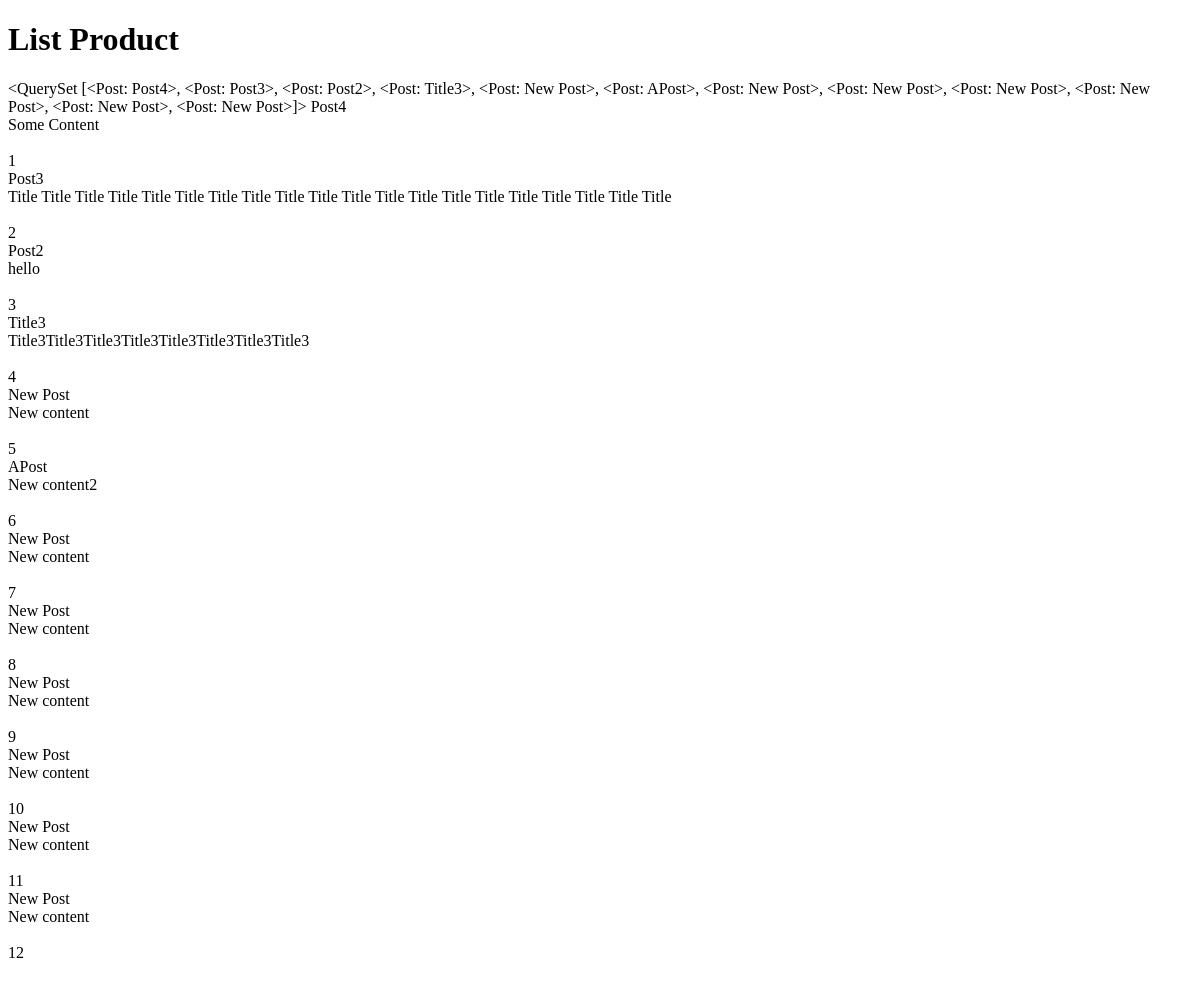
The app's page /posts/, older data.
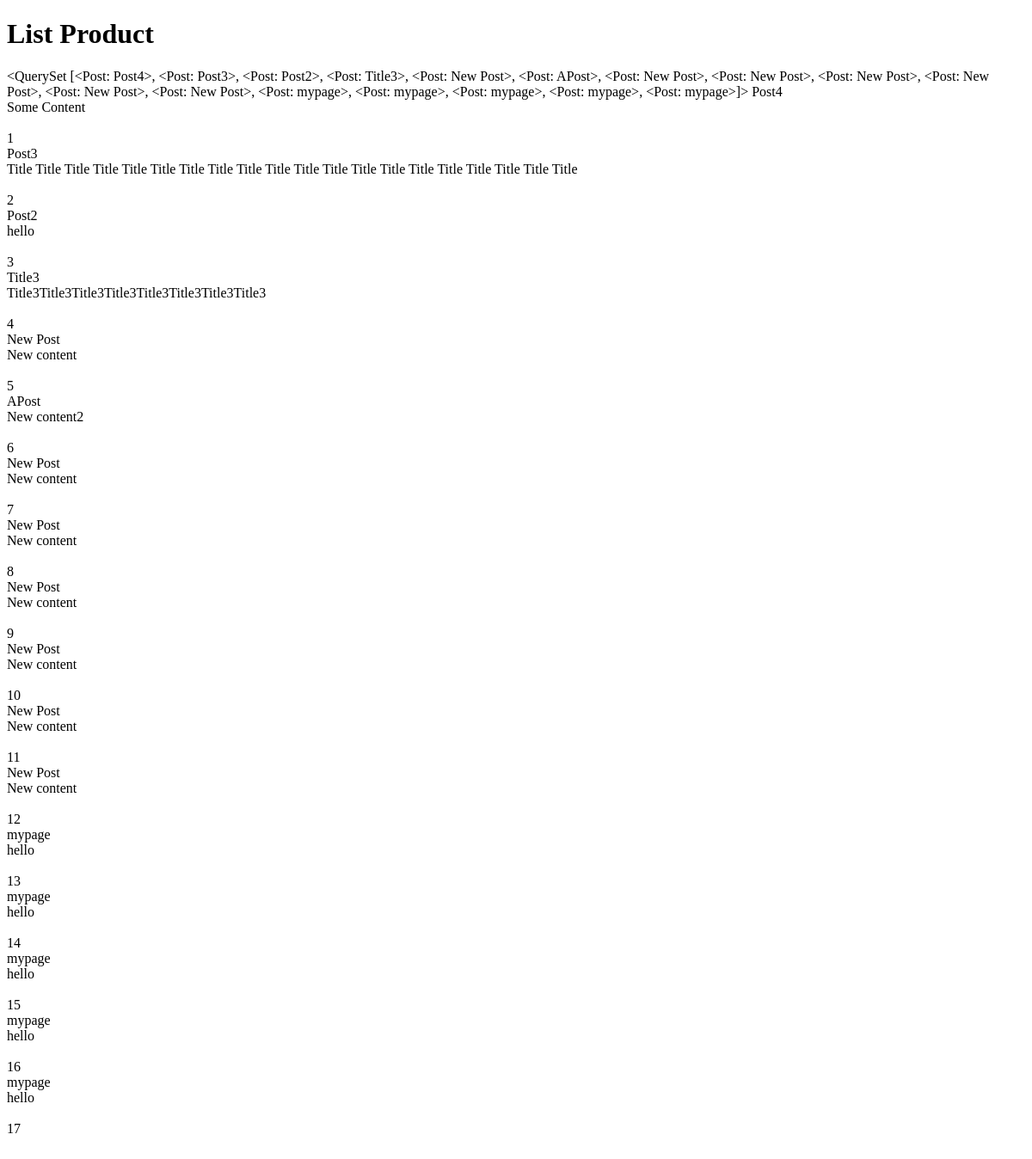
The same page, newer data.
### posts/models.py (models this page shows, shortened)
class Post(models.Model):
    title = models.CharField(max_length=120)
    content = models.TextField()
    updated = models.DateTimeField(auto_now=True, auto_now_add=False)
    timestamp = models.DateTimeField(auto_now=False, auto_now_add=True)
    def __str__(self):
        return self.title

### posts/views.py (the view)
def post_list(request):
    print settings.BASE_DIR
    queryset = Post.objects.all()
    context = {
        "title": "List",
        "object_list":  queryset,
    }
    return render(request, "index.html", context)

### templates/index.html (shortened to what this page needs)
<!DOCTYPE html>
<html lang="en">
<head>
</head>
<body>
    <H1> {{ title }}  Product </H1>
    {{ object_list }}
    {% for obj in object_list %}
    {{ obj.title }} <br/>
    {{ obj.content }} <br/>
    {{ obj.update }} <br/>
    {{ obj.id }} <br/>
    {% endfor %} <br/>
</body>
</html>

Row changes from the older to the newer data that the page shows:
computed for Post "Post4": title.title "…New Post>, <Post: New Post>]>" → "…New Post>, <Post: New Post>, <Post: mypage>, <Post: mypage>, <Post: mypage>, <Post: mypage>, <Post: mypage>]>"
added Post: title "mypage", content "hello", id "13"
added Post: title "mypage", content "hello", id "14"
added Post: title "mypage", content "hello", id "15"
added Post: title "mypage", content "hello", id "16"
added Post: title "mypage", content "hello", id "17"
